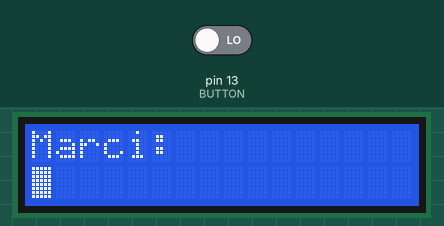
The sketch below on a simulated Arduino Uno, built with avr-gcc and run on an emulated ATmega328P. On the bench: 16×2 character LCD. Wiring (inferred from the names in the program): character LCD (HD44780): RS pin 2; E pin 4; data pin 5, pin 6, pin 7, pin 8, pin 9, pin 10, pin 11, pin 12. Inputs (shaded band) come from the test bench; at power-on: pin 13 (BUTTON) LOW. What the sketch prints to the serial monitor is not drawn.

Above: at 0.7 s.
At 1.2 s:
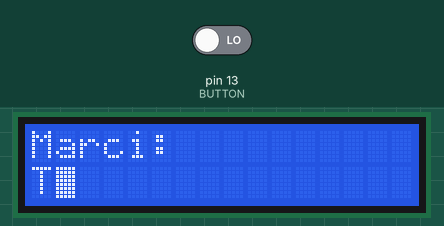
1.3 s: pin 13 (BUTTON) driven HIGH
At 4.5 s:
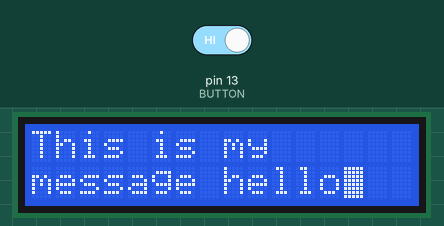

Measured:
- what the display in image 0 shows lasts 0.5 s, from 0.7 s to 1.2 s

The sketch:

sketch_feb27a.ino
```cpp
/*
 * Control an LCD, displaying messages
 * Light an LED when a new message arrives
 * Push button to ack new messages
 * No network connection yet
 */

#define REGISTER_SELECT 2
#define ENABLE 4
// NOTE: Read / write is wired to be always write
#define BUTTON 13

int data_pins[] = {5, 6, 7, 8, 9, 10, 11, 12};

void setup() {

  // put your setup code here, to run once:
  pinMode(REGISTER_SELECT, OUTPUT);
  pinMode(ENABLE, OUTPUT);
  pinMode(BUTTON, INPUT);
  digitalWrite(ENABLE, LOW);
  for (int i = 0; i < 8; i++) {
    pinMode(data_pins[i], OUTPUT);
    digitalWrite(data_pins[i], LOW);
  }
  Serial.begin(9600);
  Serial.println("START");

  // Setup
  function_set(true, false);

  display_on_off(true, true, true);
  entry_mode_set(true, false);
  clear_display();
  return_home();

//  write_first_line("Connecting...");
//  write_second_line("Success");
}

void write_data(boolean is_character, char data, int delay_amount) {
  digitalWrite(REGISTER_SELECT, is_character ? HIGH : LOW); // LOW is for instruction, HIGH is for data
  // Set data pins to instruction / character code
  for (int i = 7; i >= 0; i--) {
    char mask = 1 << i;
    char result = data & mask;
    char digit = result >> i;
    digitalWrite(data_pins[i], digit);
  }
  // Commit on enable signal switching to LOW
  digitalWrite(ENABLE, HIGH);
  digitalWrite(ENABLE, LOW);
  if (delay_amount > 0) {
    delay(delay_amount);
  }
}

void write_instruction(char instruction) {
  write_data(false, instruction, 10);
}

void write_character(char character) {
  write_data(true, character, 100);
}

void write_instant_character(char character) {
  write_data(true, character, 10);
}

void function_set(boolean line_number, boolean font_type) {
  Serial.println("Function set");
  char instruction = 0b00110000;
  if (line_number) {
    instruction += 0b00001000;
  }
  if (font_type) {
    instruction += 0b00000100;
  }
  write_instruction(instruction);
}

void clear_display() {
  Serial.println("Clear display");
  write_instruction(0b00000001);
}

void return_home() {
  Serial.println("Return home");
  write_instruction(0b0000010);
}

void entry_mode_set(boolean increment, boolean shift) {
  Serial.println("Entry mode set");
  char instruction = 0b00000100;
  if (increment) {
    instruction += 0b00000010;
  }
  if (shift) {
    instruction += 0b00000001;
  }
  write_instruction(instruction);
}

void display_on_off(boolean display, boolean cursor, boolean blink) {
  Serial.println("Display on/off");
  char instruction = 0b00001000;
  if (display) {
    instruction += 0b00000100;
  }
  if (cursor) {
    instruction += 0b00000010;
  }
  if (blink) {
    instruction += 0b00000001;
  }
  write_instruction(instruction);
}

/**
 * First line: 0x00 -> 0x27
 * Second line: 0x40 -> 0x67
 */
void move_cursor(char pos) {
  char instruction = 0b10000000;
  if (pos > 0b01111111) {
    Serial.println("ERROR: cursor position out of bounds");
    return;
  }
  instruction += pos;
  write_instruction(instruction);
}

void move_cursor_second_line() {
  move_cursor(0x40);
}

void write_text(const char *text) {
  while (*text) {
    write_character(*text);
    ++text;
  }
}

void write_first_line(const char *text) {
  clear_display();
  return_home();
  while (*text) {
    write_character(*text);
    ++text;
  }
}

void write_second_line(const char *text) {
  move_cursor_second_line();
  while (*text) {
    write_character(*text);
    ++text;
  }
}

void write_scrolling_text(const char *text) {
  char previous_line[16];
  int i = 0;
  bool finished_first_row = false;
  while (*text) {
    // Newline character
    if (*text == 10) {
      if (finished_first_row == false) {
        move_cursor_second_line();
        i = 0;
        finished_first_row = true;
      } else {
        clear_display();
        return_home();
        char *previous_pointer = previous_line;
        // Only write i characters, since only that many were saved
        int j = 0;
        while (*previous_pointer && j < i) {
          write_instant_character(*previous_pointer);
          ++previous_pointer;
          ++j;
        }
        move_cursor_second_line();
        i = 0;
      }
      delay(500);
      ++text;
      continue;
    }
    // Before we finish the first row, don't save last row
    if (finished_first_row == false) {
      write_character(*text);
      if (++i == 16) {
        move_cursor_second_line();
        i = 0;
        finished_first_row = true;
      }
    // After the first row, store characters so when a new line comes
    // we can copy the second row to the first
    } else {
      write_character(*text);
      previous_line[i] = *text;
      if (++i == 16) {
        clear_display();
        return_home();
        char *previous_pointer = previous_line;
        while (*previous_pointer) {
          write_instant_character(*previous_pointer);
          ++previous_pointer;
        }
        move_cursor_second_line();
        i = 0;
      }
    }

    ++text;
  }
  delay(2000);
}

void loop() {
  clear_display();
  return_home();
  write_scrolling_text("Marci:\nThis is my\nmessage hello");

  unsigned long time = millis();
  if (digitalRead(BUTTON)) {
    Serial.println("Button was pressed");
  }
}
```
